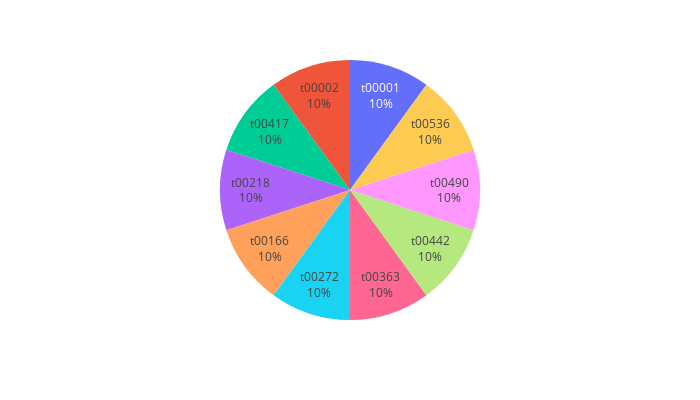
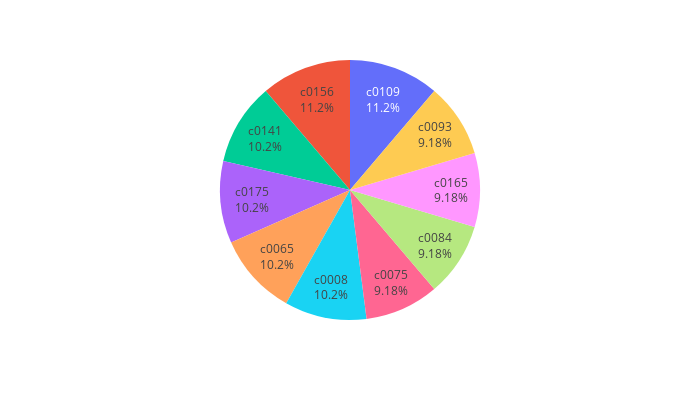

The notebook cell saved with these charts, in order:
### Code cell
for col in tran.columns:
    if tran[col].dtype == object:
        uni.catstudy(tran, col)
    elif tran[col].dtype == 'float64':
        uni.ncstudy(tran, col)
    elif tran[col].dtype == 'int64':
        uni.ndstudy(tran, col)
    elif tran[col].dtype == 'datetime64[ns]':
        uni.datestudy(tran, col)

### Figure 1 — Plotly figure (JSON) as saved in the notebook; plotly's stock layout.template omitted (floating-point values rounded to 4 significant figures)
{"data": [{"domain": {"x": [0, 1], "y": [0, 1]}, "hovertemplate": "label=%{label}<br>value=%{value}<extra></extra>", "labels": ["t00001", "t00002", "t00417", "t00218", "t00166", "t00272", "t00363", "t00442", "t00490", "t00536"], "legendgroup": "", "name": "", "showlegend": true, "textinfo": "percent+label", "textposition": "inside", "type": "pie", "values": [1, 1, 1, 1, 1, 1, 1, 1, 1, 1]}], "layout": {"height": 400, "legend": {"tracegroupgap": 0}, "margin": {"t": 60}, "showlegend": false, "width": 700}}

### Figure 2 — Plotly figure (JSON) as saved in the notebook; plotly's stock layout.template omitted (floating-point values rounded to 4 significant figures)
{"data": [{"domain": {"x": [0, 1], "y": [0, 1]}, "hovertemplate": "label=%{label}<br>value=%{value}<extra></extra>", "labels": ["c0109", "c0156", "c0141", "c0175", "c0065", "c0008", "c0075", "c0084", "c0165", "c0093"], "legendgroup": "", "name": "", "showlegend": true, "textinfo": "percent+label", "textposition": "inside", "type": "pie", "values": [11, 11, 10, 10, 10, 10, 9, 9, 9, 9]}], "layout": {"height": 400, "legend": {"tracegroupgap": 0}, "margin": {"t": 60}, "showlegend": false, "width": 700}}
